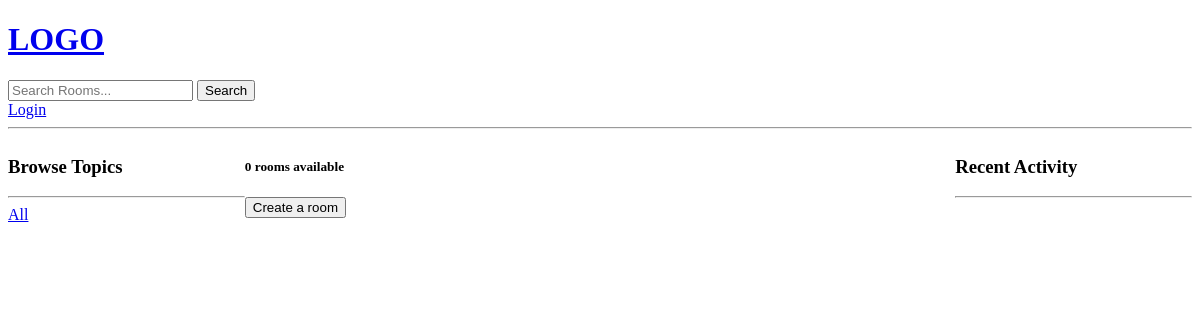
Before: /base/?q=Music with the older database file.
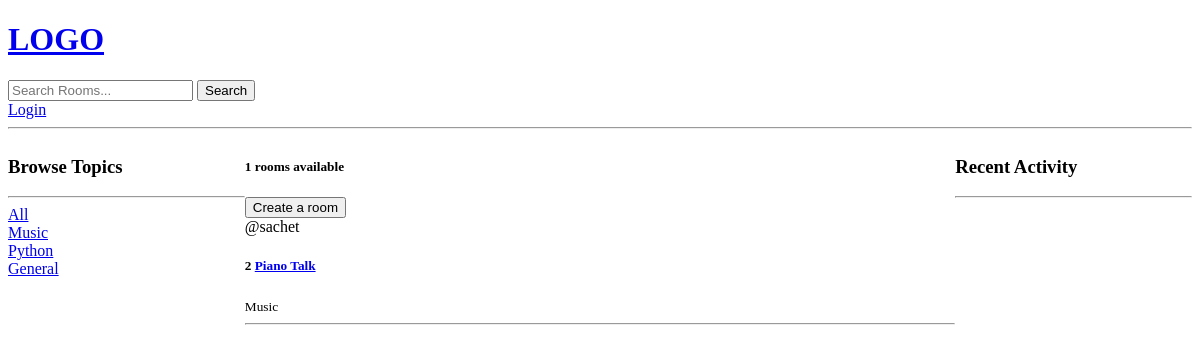
After: the same page with the newer database file.
### base/models.py (models this page shows, shortened)
class Topic(models.Model):
    name= models.CharField(max_length= 50)

class Room(models.Model):
    host = models.ForeignKey(User, on_delete= models.SET_NULL, null= True)
    topic = models.ForeignKey(Topic, on_delete= models.SET_NULL, null= True)
    name= models.CharField(max_length= 100)
    description= models.TextField(null= True, blank= True )
    participants= models.ManyToManyField(User, related_name= 'participants', blank=True)
    created = models.DateTimeField(auto_now_add = True)
    updated = models.DateTimeField(auto_now= True)
    class Meta:
        ordering= ['-updated', '-created']

### base/views.py (the view)
# urls.py: path('', views.home, name= 'home'),
def home(request):
    q= request.GET.get('q', '')
    rooms= Room.objects.filter(
        Q(topic__name__icontains = q) |
        Q(name__icontains = q) |
        Q(description__icontains = q)
    )
    room_count = rooms.count()
    last_n_recent = 5
    messages = Message.objects.filter(Q(body__icontains = q) | Q(room__name__icontains = q)).order_by('-updated')[:last_n_recent]
    topics= Topic.objects.all()
    context= {
        'rooms': rooms,
        'topics': topics,
        'room_count': room_count,
        'recent_messages': messages
    }
    return render(request,
                  'base/home.html',
                  context
                  )

### base/templates/base/home.html (shortened to what this page needs)
{% extends 'main.html' %}
{% block content %}
<div class="home-container">
    <div class="sidebar">
        {% include 'base/topics_component.html' %}
    </div>
    <div class="content">
        <h5> {{room_count}} rooms available </h5>
        <a href= "{% url 'create_room' %}"><button> Create a room </button> </a>
        {% include 'base/feed_component.html' %}
    </div>
    <div class="recent-activities">
        {% include 'base/activity_component.html' %}
    </div>
</div>
{% endblock content %}

### base/templates/base/topics_component.html
<h3> Browse Topics </h3>
<hr>
<div>
    <a href=" {% url 'home' %}"> All </a>
</div>
{% for topic in topics %}
<div>
    <a href=" {% url 'home' %}?q={{topic.name}}"> {{topic.name}} </a>
</div>
{% endfor %}

### base/templates/base/feed_component.html (shortened to what this page needs)
<div>
            {% for room in rooms %}
                <div>
                    <span> @{{room.host.username}} </span>
                    <h5> {{room.id}} <a href= "{% url 'room' room.id %}"> {{room.name}} </a> </h5>
                    <small> {{room.topic.name}}</small>
                    <br>
                    <hr>
                </div>
            {% endfor %}
        </div>

Changed rows visible on the page:
added Topic: name "Music"
added Topic: name "Python"
added Topic: name "General"
now on this page (row edited): Room: host.username "sachet", id "2", name "Piano Talk", topic.name "Music"
Other visible differences:
{{ room_count }}: "0" → "1"
